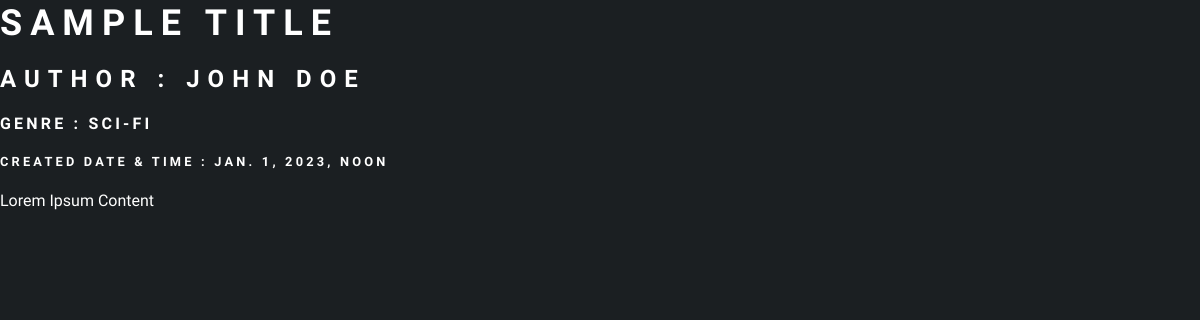
Before: /blogs/1 with the older database file.
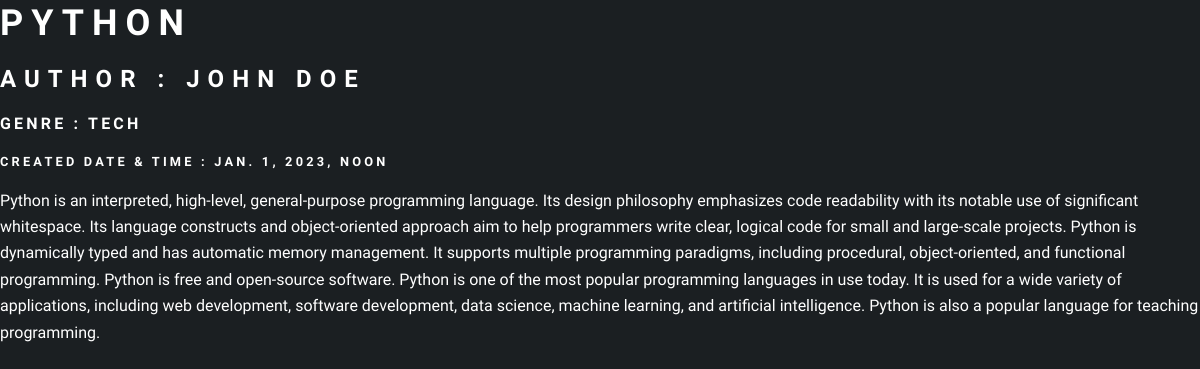
After: the same page with the newer database file.
### blogs/models.py (models this page shows, shortened)
class blogs(models.Model):
    status_li = [(1, 'Active'), (2, 'Inactive'), (3, 'InProgress'), (4, 'EOL')]
    id = models.IntegerField(primary_key=True)
    title = models.CharField(max_length=100)
    content = models.TextField()
    footer = models.CharField(max_length=100)
    genre = models.CharField(max_length=10)
    author_name = models.CharField(max_length=20)
    created_time = models.DateTimeField(auto_now=True)
    status = models.CharField(max_length=20, choices=status_li)

### blogs/views.py (the view)
# urls.py: path('<int:id>', views.blog_posts, name='blog_post')
def blog_posts(request, id):
    data = blogs.objects.get(pk=id)
    return render(request, 'blogs/blog_post.html',
                  {'title':data.title,
                   'author': data.author_name,
                   'genre':data.genre,
                   'created_time':data.created_time,
                   'content':data.content})

### blogs/templates/blogs/blog_post.html (shortened to what this page needs)
<!DOCTYPE HTML>
{% load static%}
<html>
	<head>
        {% block title %}
		    <h1>{{title}}</h1>
		{% endblock %}
		<link rel="stylesheet" href="{% static 'home/css/main.css' %}" />
	</head>
	<body>
        <div>
            {% block meta%}
                <h2>Author : {{author}}</h2>
                <h3>Genre : {{genre}}</h3>
                <h4>Created Date & Time : {{created_time}}</h4>
            {% endblock %}
        </div>
        <div>
            {% block content %}
                <p>{{content}}</p>
            {% endblock %}
        </div>
	</body>
	</html>
</html>

Changed rows visible on the page:
changed blogs "JOHN DOE": title "SAMPLE TITLE" → "PYTHON"; genre "SCI-FI" → "TECH"; content "Lorem Ipsum Content" → "Python is an interpreted, high-level, general-purpose programming language. Its design philosophy emphasizes code readability with its notable use of significant whitespace. Its language constructs and object-oriented approach aim to help programmers write clear, logical code for small and large-scale projects. Python is dynamically typed and has automatic memory management. It supports multiple programming paradigms, including procedural, object-oriented, and functional programming. Python is free and open-source software. Python is one of the most popular programming languages in use today. It is used for a wide variety of applications, including web development, software development,…"
